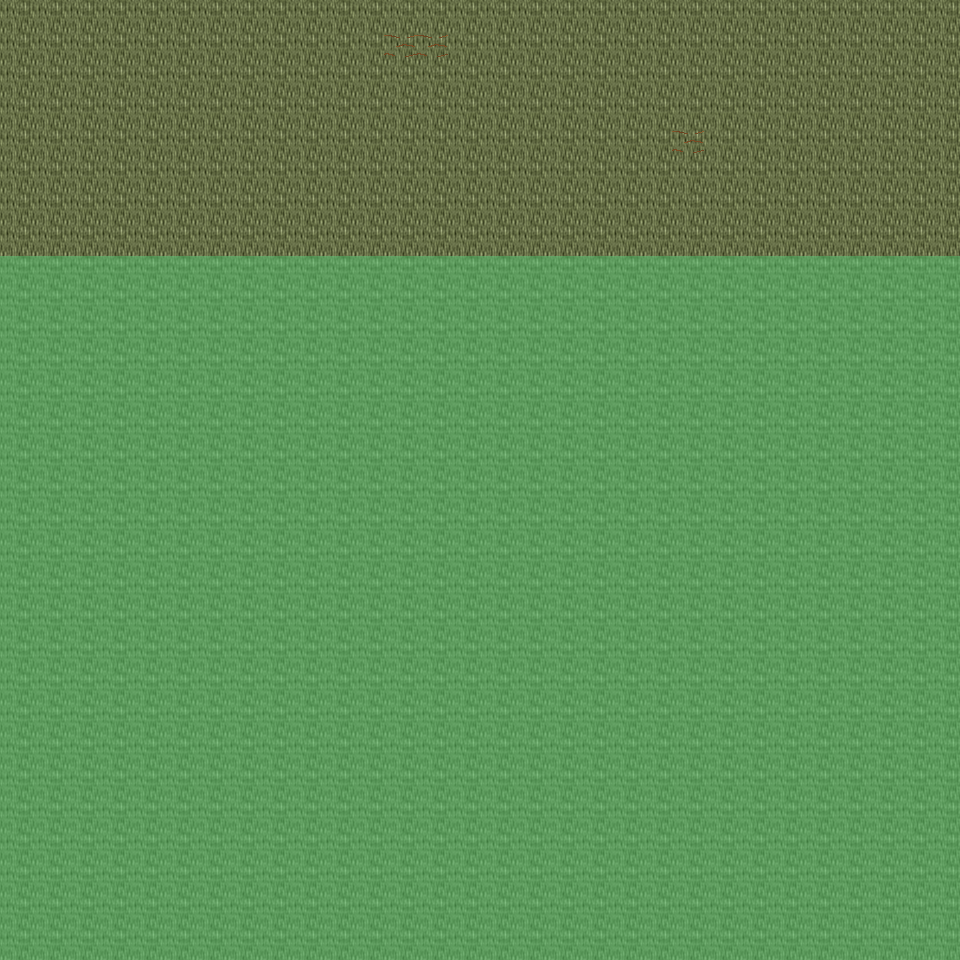

This is a level from a 2D game, rendered from its Tiled map with the project's own tilesets. A one-line summary and the map file follow, with tile-layer data summarised:
An orthogonal 30x30 tile map with 32x32 px tiles, 6 tile layers (Ground, Object, Object2, Above, ...), 21 tilesets and 3 objects (3x mapchange).

<map version="1.0" orientation="orthogonal" renderorder="right-down" width="30" height="30" tilewidth="32" tileheight="32" nextobjectid="4">
  <tileset firstgid="1" name="tileset_ground_ground" tilewidth="32" tileheight="32" tilecount="33" columns="3">
    <image source="../drawable/tileset_ground_ground.png" width="96" height="352" />
  </tileset>
  <tileset firstgid="34" name="tileset_ground_ridge_earth_dark" tilewidth="32" tileheight="32" tilecount="96" columns="12">
    <image source="../drawable/tileset_ground_ridge_earth_dark.png" width="384" height="256" />
  </tileset>
  <tileset firstgid="130" name="tileset_logic_collision" tilewidth="32" tileheight="32" tilecount="1" columns="1">
    <image source="../drawable/tileset_logic_collision.png" width="32" height="32" />
  </tileset>
  <tileset firstgid="131" name="tileset_ground_earth_edges" tilewidth="32" tileheight="32" tilecount="18" columns="6">
    <image source="../drawable/tileset_ground_earth_edges.png" width="192" height="96" />
  </tileset>
  <tileset firstgid="149" name="tileset_plant_grasses" tilewidth="32" tileheight="32" tilecount="6" columns="3">
    <image source="../drawable/tileset_plant_grasses.png" width="96" height="64" />
  </tileset>
  <tileset firstgid="155" name="tileset_ground_earth_edges_yellowgreen" tilewidth="32" tileheight="32" tilecount="15" columns="5">
    <image source="../drawable/tileset_ground_earth_edges_yellowgreen.png" width="160" height="96" />
  </tileset>
  <tileset firstgid="170" name="tileset_ground_grass_corners" tilewidth="32" tileheight="32" tilecount="24" columns="6">
    <image source="../drawable/tileset_ground_grass_corners.png" width="192" height="128" />
  </tileset>
  <tileset firstgid="194" name="tileset_plant_tree_tree_darkgreen" tilewidth="32" tileheight="32" tilecount="88" columns="8">
    <image source="../drawable/tileset_plant_tree_tree_darkgreen.png" width="256" height="352" />
  </tileset>
  <tileset firstgid="282" name="tileset_plant_tree_evergreen" tilewidth="32" tileheight="32" tilecount="36" columns="3">
    <image source="../drawable/tileset_plant_tree_evergreen.png" width="96" height="384" />
  </tileset>
  <tileset firstgid="318" name="tileset_plant_bush_various_small" tilewidth="32" tileheight="32" tilecount="9" columns="3">
    <image source="../drawable/tileset_plant_bush_various_small.png" width="96" height="96" />
  </tileset>
  <tileset firstgid="327" name="tileset_plant_bush_bushes" tilewidth="32" tileheight="32" tilecount="10" columns="5">
    <image source="../drawable/tileset_plant_bush_bushes.png" width="160" height="64" />
  </tileset>
  <tileset firstgid="337" name="tileset_building_decoration_rocks" tilewidth="32" tileheight="32" tilecount="6" columns="3">
    <image source="../drawable/tileset_building_decoration_rocks.png" width="96" height="64" />
  </tileset>
  <tileset firstgid="343" name="tileset_ground_stonecircle" tilewidth="32" tileheight="32" tilecount="81" columns="9">
    <image source="../drawable/tileset_ground_stonecircle.png" width="288" height="288" />
  </tileset>
  <tileset firstgid="424" name="tileset_ground_rock_rocks" tilewidth="32" tileheight="32" tilecount="4" columns="2">
    <image source="../drawable/tileset_ground_rock_rocks.png" width="64" height="64" />
  </tileset>
  <tileset firstgid="428" name="tileset_building_decoration_orbpedestal" tilewidth="32" tileheight="32" tilecount="2" columns="1">
    <image source="../drawable/tileset_building_decoration_orbpedestal.png" width="32" height="64" />
  </tileset>
  <tileset firstgid="430" name="tileset_building_house_chalet" tilewidth="32" tileheight="32" tilecount="56" columns="7">
    <image source="../drawable/tileset_building_house_chalet.png" width="224" height="256" />
  </tileset>
  <tileset firstgid="486" name="tileset_building_tower_chalet" tilewidth="32" tileheight="32" tilecount="16" columns="2">
    <image source="../drawable/tileset_building_tower_chalet.png" width="64" height="256" />
  </tileset>
  <tileset firstgid="502" name="tileset_plant_bush_bush_pinks" tilewidth="32" tileheight="32" tilecount="4" columns="2">
    <image source="../drawable/tileset_plant_bush_bush_pinks.png" width="64" height="64" />
  </tileset>
  <tileset firstgid="506" name="tileset_ground_dry_grass" tilewidth="32" tileheight="32" tilecount="54" columns="9">
    <image source="../drawable/tileset_ground_dry_grass.png" width="288" height="192" />
  </tileset>
  <tileset firstgid="560" name="tileset_object_rock_pillars_stone" tilewidth="32" tileheight="32" tilecount="36" columns="6">
    <image source="../drawable/tileset_object_rock_pillars_stone.png" width="192" height="192" />
  </tileset>
  <tileset firstgid="596" name="tileset_building_door_brown_door" tilewidth="32" tileheight="32" tilecount="3" columns="1">
    <image source="../drawable/tileset_building_door_brown_door.png" width="32" height="96" />
  </tileset>
  <layer name="Ground" width="30" height="30">
    <data>[900 cells, 240 non-empty, 1 distinct tile ids]</data>
  </layer>
  <layer name="Object" width="30" height="30">
    <data>[900 cells, 3 non-empty, 1 distinct tile ids]</data>
  </layer>
  <layer name="Object2" width="30" height="30">
    <data>[900 cells, 0 non-empty, 0 distinct tile ids]</data>
  </layer>
  <layer name="Above" width="30" height="30">
    <data>[900 cells, 0 non-empty, 0 distinct tile ids]</data>
  </layer>
  <layer name="Above2" width="30" height="30">
    <data>[900 cells, 0 non-empty, 0 distinct tile ids]</data>
  </layer>
  <layer name="Walkable" width="30" height="30">
    <data>[900 cells, 660 non-empty, 1 distinct tile ids]</data>
  </layer>
  <objectgroup name="MapEvents">
    <object id="1" name="north" type="mapchange" x="0" y="0" width="960" height="32">
      <properties>
        <property name="map" value="0_ados_mountain_n2_w2_x1_y3" />
        <property name="place" value="south" />
      </properties>
    </object>
    <object id="2" name="west" type="mapchange" x="0" y="0" width="32" height="256">
      <properties>
        <property name="map" value="0_ados_mountain_n2_w2_x0_y4" />
        <property name="place" value="east" />
      </properties>
    </object>
    <object id="3" name="east" type="mapchange" x="928" y="0" width="32" height="256">
      <properties>
        <property name="map" value="0_ados_mountain_n2_w2_x2_y4" />
        <property name="place" value="west" />
      </properties>
    </object>
  </objectgroup>
</map>
